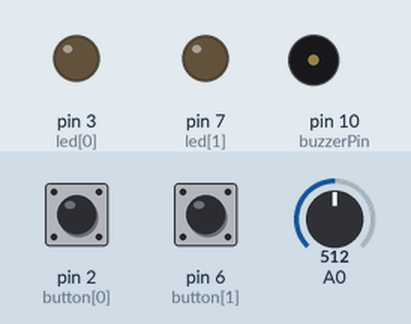
Recording of a sketch running on a simulated Arduino Uno, built with avr-gcc and run on an emulated ATmega328P. On the bench: output pins drawn as LEDs (lit = HIGH), buzzer (waves = sounding). The inputs (shaded band) are chosen by the test bench; at power-on: A0 = 512, pin 2 (button[0]) HIGH, pin 6 (button[1]) HIGH. Random numbers use the default seed unless the sketch sets one.

Above: at 3.1 s.
3.2 s: A0 set to 716
At 8.2 s:
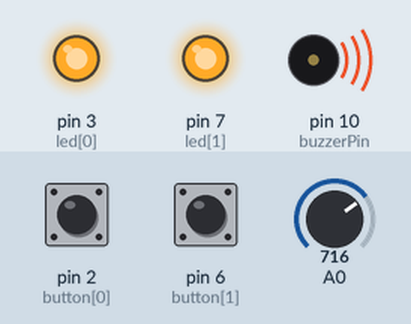
10.8 s: A0 set to 1023
At 11.22 s:
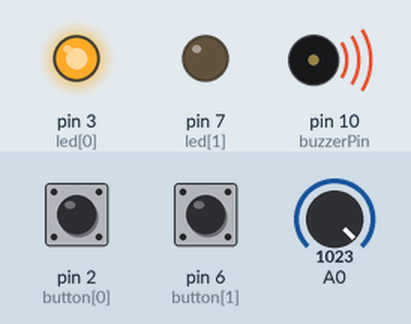
14.3 s: A0 set to 900
At 18.1 s:
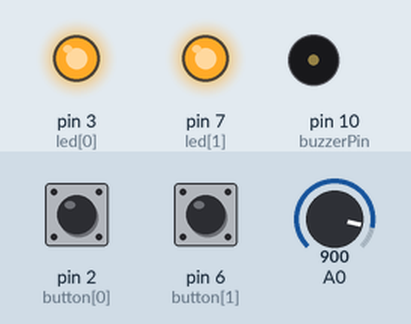
Timing chart, 0 to 22.1 s (numbered marks = the images above; inputs shaded):
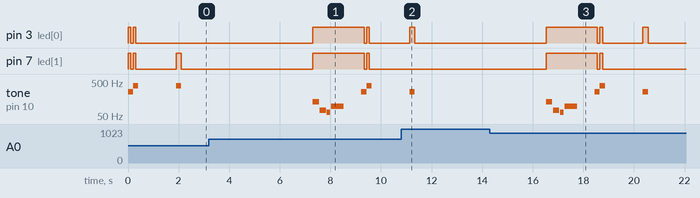

The sketch:

SimonGame.ino
```cpp
//Setting variables
int button[] = {2, 6};       //Digital pin Outputs for LED (Red = [0] and Green = [1])
int led[] = {3, 7};          //Digital pin Inputs for LED (Red = [0] and Green = [1])
int tones[] = {262, 392};    //tones corresponding to each LED

int ToWin = 10;              //10 rounds to win
int buttonSequence[15];      //15 array of combinations

int buzzerPin = 10;          //Digital pin Outout for speaker

int pressedButton = 2;
int roundCounter = 1;        //round tracker

long startTime = 0;          //Initalize timer
long timeLimit = 5000;       //time limit to push button

boolean gameStart = false;   //bool to check if game started


void setup()
{
  pinMode(button[0], INPUT_PULLUP);       //Using built in arduino pullup resistors
  pinMode(button[1], INPUT_PULLUP);       //Using built in arduino pullup resistors

  pinMode(led[0], OUTPUT);      //set RED LED pin to output
  pinMode(led[1], OUTPUT);      //set GREEN LED pin to output

  pinMode(buzzerPin, OUTPUT);     //set the buzzer pin to output
}


void loop()
{
  if (gameStart == false)       //if the game didn't start
  {
    StartCycle();               //Go through start cycle function
    roundCounter = 0;           //reset the round counter
    delay(1500);                //delay
    gameStart = true;           //game has started (break loop)
  }

  //each round, start by flashing out the sequence to be repeated
  for(int i = 0; i <= roundCounter; i++)  //go through array
  {
    flashLED(buttonSequence[i]);          //turn on the LED for that array position
    delay(200);                           //delay
    allLEDoff();                          //turn all of the LEDs off
    delay(200);                           //delay
  }

  //go through sequence again, track user input
  for(int i = 0; i <= roundCounter; i++)    //go through array
  {
    startTime = millis();                   //track time in miliseconds

    while(true)                            //loop till button or time limit has been reached
    {
      pressedButton = buttonCheck();      //every loop check to see which button is pressed

      if (pressedButton < 2)      //if a button is pressed...
      {
        flashLED(pressedButton);          //flash the LED for the button that was pressed

        if(pressedButton == buttonSequence[i])    //if the button matches the button in the sequence
        {
          delay(250);                   //delay
          allLEDoff();                  //turn off all LEDS
          break;                        //break
        }

        else                            //if wrong button pressed
        {
          loseSequence();               //play the lose sequence
          break;                        //break
        }
      }

      else
      {                                 //if no button is pressed
        allLEDoff();                    //turn all the LEDs off
      }

      if(millis() - startTime > timeLimit) //if the time limit is up
      {
        loseSequence();                       //play the lose sequence
        break;                                //break program
      }
    }
  }

  roundCounter = roundCounter + 1;      //round counter increase by 1

  if (roundCounter >= ToWin)            //if the player has gotten to the 10th round
  {
    winSequence();                      //play the winning song
  }

  delay(500);                           //delay
}

//Flash LED
void flashLED (int ledNumber)
{
  digitalWrite(led[ledNumber], HIGH);     //Turn on LED
  tone(buzzerPin, tones[ledNumber]);      //play tone
}

//Turn all LEDS off
void allLEDoff ()
{
  //turn all the LEDs off
  digitalWrite(led[0],LOW);
  digitalWrite(led[1],LOW);
  noTone(buzzerPin);
}

//Check which button is pressed
int buttonCheck()
{
  //check if any buttons are being pressed
  if(digitalRead(button[0]) == LOW)
  {
    return 0;
  }
  else if(digitalRead(button[1]) == LOW)
  {
    return 1;
  }
  else
  {
    return 2; // No button pressed
  }
}

//Start sequence
void StartCycle()
{

  randomSeed(analogRead(A0));   // random number

  for (int i=0;i<=ToWin;i++)         // populate array with random numbers from 0-1 (RED and GREEN)
  {
    buttonSequence[i] = round(random(0,2));
  }

  for(int i=0; i<=1; i++)       //flash all of the LEDs when the game starts and tones
  {
    tone(buzzerPin, tones[i], 200); //play tones (2x Red and Green)

    //turn all of the leds on
    digitalWrite(led[0],HIGH);
    digitalWrite(led[1],HIGH);

    delay(100);         //delay

    //turn all of the leds off
    digitalWrite(led[0],LOW);
    digitalWrite(led[1],LOW);

    delay(100);   //delay
  }
}

//Win sequence
void winSequence()
{
  //turn all the LEDs on
  for(int j=0; j<=1; j++)
  {
    digitalWrite(led[j], HIGH);
  }

  //win song
  tone(buzzerPin, 1318, 150);   //E6
  delay(175);
  tone(buzzerPin, 1567, 150);   //G6
  delay(175);
  tone(buzzerPin, 2637, 150);   //E7
  delay(175);
  tone(buzzerPin, 2093, 150);   //C7
  delay(175);
  tone(buzzerPin, 2349, 150);   //D7
  delay(175);
  tone(buzzerPin, 3135, 500);   //G7
  delay(500);

  //wait until a button is pressed
  do
  {
    pressedButton = buttonCheck();
  }

  while(pressedButton > 2);

  delay(100);

  gameStart = false;   //reset the game
}

//Lose sequence
void loseSequence()
{
  //turn all the LEDs on
  for(int j=0; j<=1; j++)
  {
    digitalWrite(led[j], HIGH);
  }

  //lose song
  tone(buzzerPin, 130, 250);   //E6
  delay(275);
  tone(buzzerPin, 73, 250);   //G6
  delay(275);
  tone(buzzerPin, 65, 150);   //E7
  delay(175);
  tone(buzzerPin, 98, 500);   //C7
  delay(500);

  //wait until a button is pressed
  do
  {
    pressedButton = buttonCheck();
  }

  while(pressedButton > 2);

  delay(200);

  gameStart = false;   //reset the game
}
```

Measured:
- by itself, tone on pin 10 (buzzerPin): plays 130 Hz for 0.25 s, 73 Hz for 0.25 s, 65 Hz for 0.15 s, 98 Hz for 0.50 s, 262 Hz for 0.20 s, 392 Hz for 0.20 s … (7 notes in this stretch)
